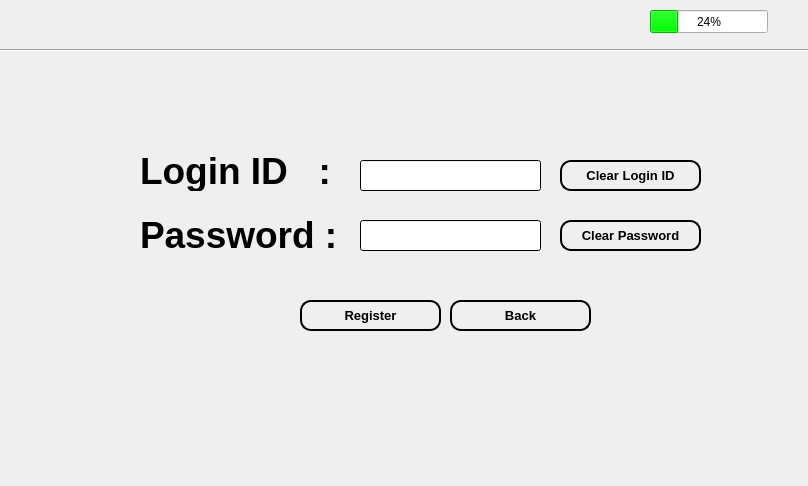
<?xml version="1.0" encoding="UTF-8"?>
<ui version="4.0">
 <class>RegisterClinicianGui</class>
 <widget class="QWidget" name="RegisterClinicianGui">
  <property name="geometry">
   <rect>
    <x>0</x>
    <y>0</y>
    <width>808</width>
    <height>486</height>
   </rect>
  </property>
  <property name="palette">
   <palette>
    <active>
     <colorrole role="Highlight">
      <brush brushstyle="SolidPattern">
       <color alpha="255">
        <red>0</red>
        <green>0</green>
        <blue>0</blue>
       </color>
      </brush>
     </colorrole>
     <colorrole role="HighlightedText">
      <brush brushstyle="SolidPattern">
       <color alpha="255">
        <red>0</red>
        <green>0</green>
        <blue>0</blue>
       </color>
      </brush>
     </colorrole>
     <colorrole role="Link">
      <brush brushstyle="SolidPattern">
       <color alpha="255">
        <red>0</red>
        <green>0</green>
        <blue>0</blue>
       </color>
      </brush>
     </colorrole>
     <colorrole role="ToolTipBase">
      <brush brushstyle="SolidPattern">
       <color alpha="255">
        <red>0</red>
        <green>0</green>
        <blue>0</blue>
       </color>
      </brush>
     </colorrole>
    </active>
    <inactive>
     <colorrole role="Highlight">
      <brush brushstyle="SolidPattern">
       <color alpha="255">
        <red>0</red>
        <green>0</green>
        <blue>0</blue>
       </color>
      </brush>
     </colorrole>
     <colorrole role="HighlightedText">
      <brush brushstyle="SolidPattern">
       <color alpha="255">
        <red>0</red>
        <green>0</green>
        <blue>0</blue>
       </color>
      </brush>
     </colorrole>
     <colorrole role="Link">
      <brush brushstyle="SolidPattern">
       <color alpha="255">
        <red>0</red>
        <green>0</green>
        <blue>0</blue>
       </color>
      </brush>
     </colorrole>
     <colorrole role="ToolTipBase">
      <brush brushstyle="SolidPattern">
       <color alpha="255">
        <red>0</red>
        <green>0</green>
        <blue>0</blue>
       </color>
      </brush>
     </colorrole>
    </inactive>
    <disabled>
     <colorrole role="Highlight">
      <brush brushstyle="SolidPattern">
       <color alpha="255">
        <red>51</red>
        <green>153</green>
        <blue>255</blue>
       </color>
      </brush>
     </colorrole>
     <colorrole role="HighlightedText">
      <brush brushstyle="SolidPattern">
       <color alpha="255">
        <red>0</red>
        <green>0</green>
        <blue>0</blue>
       </color>
      </brush>
     </colorrole>
     <colorrole role="Link">
      <brush brushstyle="SolidPattern">
       <color alpha="255">
        <red>0</red>
        <green>0</green>
        <blue>0</blue>
       </color>
      </brush>
     </colorrole>
     <colorrole role="ToolTipBase">
      <brush brushstyle="SolidPattern">
       <color alpha="255">
        <red>0</red>
        <green>0</green>
        <blue>0</blue>
       </color>
      </brush>
     </colorrole>
    </disabled>
   </palette>
  </property>
  <property name="windowTitle">
   <string>Form</string>
  </property>
  <widget class="QLabel" name="label">
   <property name="geometry">
    <rect>
     <x>330</x>
     <y>270</y>
     <width>191</width>
     <height>16</height>
    </rect>
   </property>
   <property name="text">
    <string/>
   </property>
  </widget>
  <widget class="QProgressBar" name="progressBar">
   <property name="geometry">
    <rect>
     <x>650</x>
     <y>10</y>
     <width>118</width>
     <height>23</height>
    </rect>
   </property>
   <property name="palette">
    <palette>
     <active>
      <colorrole role="WindowText">
       <brush brushstyle="SolidPattern">
        <color alpha="255">
         <red>0</red>
         <green>0</green>
         <blue>0</blue>
        </color>
       </brush>
      </colorrole>
      <colorrole role="Text">
       <brush brushstyle="SolidPattern">
        <color alpha="255">
         <red>0</red>
         <green>0</green>
         <blue>0</blue>
        </color>
       </brush>
      </colorrole>
      <colorrole role="Highlight">
       <brush brushstyle="SolidPattern">
        <color alpha="255">
         <red>0</red>
         <green>255</green>
         <blue>0</blue>
        </color>
       </brush>
      </colorrole>
      <colorrole role="ToolTipText">
       <brush brushstyle="SolidPattern">
        <color alpha="255">
         <red>255</red>
         <green>255</green>
         <blue>255</blue>
        </color>
       </brush>
      </colorrole>
     </active>
     <inactive>
      <colorrole role="WindowText">
       <brush brushstyle="SolidPattern">
        <color alpha="255">
         <red>0</red>
         <green>0</green>
         <blue>0</blue>
        </color>
       </brush>
      </colorrole>
      <colorrole role="Text">
       <brush brushstyle="SolidPattern">
        <color alpha="255">
         <red>0</red>
         <green>0</green>
         <blue>0</blue>
        </color>
       </brush>
      </colorrole>
      <colorrole role="Highlight">
       <brush brushstyle="SolidPattern">
        <color alpha="255">
         <red>0</red>
         <green>255</green>
         <blue>0</blue>
        </color>
       </brush>
      </colorrole>
      <colorrole role="ToolTipText">
       <brush brushstyle="SolidPattern">
        <color alpha="255">
         <red>255</red>
         <green>255</green>
         <blue>255</blue>
        </color>
       </brush>
      </colorrole>
     </inactive>
     <disabled>
      <colorrole role="WindowText">
       <brush brushstyle="SolidPattern">
        <color alpha="255">
         <red>120</red>
         <green>120</green>
         <blue>120</blue>
        </color>
       </brush>
      </colorrole>
      <colorrole role="Text">
       <brush brushstyle="SolidPattern">
        <color alpha="255">
         <red>120</red>
         <green>120</green>
         <blue>120</blue>
        </color>
       </brush>
      </colorrole>
      <colorrole role="Highlight">
       <brush brushstyle="SolidPattern">
        <color alpha="255">
         <red>51</red>
         <green>153</green>
         <blue>255</blue>
        </color>
       </brush>
      </colorrole>
      <colorrole role="ToolTipText">
       <brush brushstyle="SolidPattern">
        <color alpha="255">
         <red>255</red>
         <green>255</green>
         <blue>255</blue>
        </color>
       </brush>
      </colorrole>
     </disabled>
    </palette>
   </property>
   <property name="value">
    <number>24</number>
   </property>
  </widget>
  <widget class="QLabel" name="Date">
   <property name="geometry">
    <rect>
     <x>20</x>
     <y>10</y>
     <width>191</width>
     <height>31</height>
    </rect>
   </property>
   <property name="palette">
    <palette>
     <active>
      <colorrole role="WindowText">
       <brush brushstyle="SolidPattern">
        <color alpha="255">
         <red>0</red>
         <green>0</green>
         <blue>0</blue>
        </color>
       </brush>
      </colorrole>
      <colorrole role="Text">
       <brush brushstyle="SolidPattern">
        <color alpha="255">
         <red>0</red>
         <green>0</green>
         <blue>0</blue>
        </color>
       </brush>
      </colorrole>
      <colorrole role="LinkVisited">
       <brush brushstyle="SolidPattern">
        <color alpha="255">
         <red>0</red>
         <green>0</green>
         <blue>0</blue>
        </color>
       </brush>
      </colorrole>
      <colorrole role="ToolTipText">
       <brush brushstyle="SolidPattern">
        <color alpha="255">
         <red>255</red>
         <green>255</green>
         <blue>255</blue>
        </color>
       </brush>
      </colorrole>
     </active>
     <inactive>
      <colorrole role="WindowText">
       <brush brushstyle="SolidPattern">
        <color alpha="255">
         <red>0</red>
         <green>0</green>
         <blue>0</blue>
        </color>
       </brush>
      </colorrole>
      <colorrole role="Text">
       <brush brushstyle="SolidPattern">
        <color alpha="255">
         <red>0</red>
         <green>0</green>
         <blue>0</blue>
        </color>
       </brush>
      </colorrole>
      <colorrole role="LinkVisited">
       <brush brushstyle="SolidPattern">
        <color alpha="255">
         <red>0</red>
         <green>0</green>
         <blue>0</blue>
        </color>
       </brush>
      </colorrole>
      <colorrole role="ToolTipText">
       <brush brushstyle="SolidPattern">
        <color alpha="255">
         <red>255</red>
         <green>255</green>
         <blue>255</blue>
        </color>
       </brush>
      </colorrole>
     </inactive>
     <disabled>
      <colorrole role="WindowText">
       <brush brushstyle="SolidPattern">
        <color alpha="255">
         <red>120</red>
         <green>120</green>
         <blue>120</blue>
        </color>
       </brush>
      </colorrole>
      <colorrole role="Text">
       <brush brushstyle="SolidPattern">
        <color alpha="255">
         <red>120</red>
         <green>120</green>
         <blue>120</blue>
        </color>
       </brush>
      </colorrole>
      <colorrole role="LinkVisited">
       <brush brushstyle="SolidPattern">
        <color alpha="255">
         <red>0</red>
         <green>0</green>
         <blue>0</blue>
        </color>
       </brush>
      </colorrole>
      <colorrole role="ToolTipText">
       <brush brushstyle="SolidPattern">
        <color alpha="255">
         <red>255</red>
         <green>255</green>
         <blue>255</blue>
        </color>
       </brush>
      </colorrole>
     </disabled>
    </palette>
   </property>
   <property name="font">
    <font>
     <pointsize>14</pointsize>
     <weight>75</weight>
     <bold>true</bold>
    </font>
   </property>
   <property name="text">
    <string/>
   </property>
  </widget>
  <widget class="Line" name="line">
   <property name="geometry">
    <rect>
     <x>0</x>
     <y>40</y>
     <width>811</width>
     <height>20</height>
    </rect>
   </property>
   <property name="font">
    <font>
     <weight>75</weight>
     <bold>true</bold>
    </font>
   </property>
   <property name="orientation">
    <enum>Qt::Horizontal</enum>
   </property>
  </widget>
  <widget class="QLabel" name="Time">
   <property name="geometry">
    <rect>
     <x>340</x>
     <y>10</y>
     <width>181</width>
     <height>31</height>
    </rect>
   </property>
   <property name="palette">
    <palette>
     <active>
      <colorrole role="WindowText">
       <brush brushstyle="SolidPattern">
        <color alpha="255">
         <red>0</red>
         <green>0</green>
         <blue>0</blue>
        </color>
       </brush>
      </colorrole>
      <colorrole role="Text">
       <brush brushstyle="SolidPattern">
        <color alpha="255">
         <red>0</red>
         <green>0</green>
         <blue>0</blue>
        </color>
       </brush>
      </colorrole>
      <colorrole role="ToolTipText">
       <brush brushstyle="SolidPattern">
        <color alpha="255">
         <red>255</red>
         <green>255</green>
         <blue>255</blue>
        </color>
       </brush>
      </colorrole>
     </active>
     <inactive>
      <colorrole role="WindowText">
       <brush brushstyle="SolidPattern">
        <color alpha="255">
         <red>0</red>
         <green>0</green>
         <blue>0</blue>
        </color>
       </brush>
      </colorrole>
      <colorrole role="Text">
       <brush brushstyle="SolidPattern">
        <color alpha="255">
         <red>0</red>
         <green>0</green>
         <blue>0</blue>
        </color>
       </brush>
      </colorrole>
      <colorrole role="ToolTipText">
       <brush brushstyle="SolidPattern">
        <color alpha="255">
         <red>255</red>
         <green>255</green>
         <blue>255</blue>
        </color>
       </brush>
      </colorrole>
     </inactive>
     <disabled>
      <colorrole role="WindowText">
       <brush brushstyle="SolidPattern">
        <color alpha="255">
         <red>120</red>
         <green>120</green>
         <blue>120</blue>
        </color>
       </brush>
      </colorrole>
      <colorrole role="Text">
       <brush brushstyle="SolidPattern">
        <color alpha="255">
         <red>120</red>
         <green>120</green>
         <blue>120</blue>
        </color>
       </brush>
      </colorrole>
      <colorrole role="ToolTipText">
       <brush brushstyle="SolidPattern">
        <color alpha="255">
         <red>255</red>
         <green>255</green>
         <blue>255</blue>
        </color>
       </brush>
      </colorrole>
     </disabled>
    </palette>
   </property>
   <property name="font">
    <font>
     <pointsize>14</pointsize>
     <weight>75</weight>
     <bold>true</bold>
    </font>
   </property>
   <property name="text">
    <string/>
   </property>
  </widget>
  <widget class="QPushButton" name="ClearPassword">
   <property name="geometry">
    <rect>
     <x>560</x>
     <y>220</y>
     <width>141</width>
     <height>31</height>
    </rect>
   </property>
   <property name="font">
    <font>
     <pointsize>10</pointsize>
     <weight>75</weight>
     <bold>true</bold>
    </font>
   </property>
   <property name="styleSheet">
    <string notr="true">color: #000000;
border: 2px solid #000;
border-radius: 11px;
padding: 5px;
background: qradialgradient(cx: 0.3, cy: -0.4,
fx: 0.3, fy: -0.4,
radius: 1.35, stop: 0 #fff, stop: 1 #888);
min-width: 80px;</string>
   </property>
   <property name="text">
    <string>Clear Password</string>
   </property>
  </widget>
  <widget class="QLineEdit" name="Password">
   <property name="geometry">
    <rect>
     <x>360</x>
     <y>220</y>
     <width>181</width>
     <height>31</height>
    </rect>
   </property>
   <property name="palette">
    <palette>
     <active>
      <colorrole role="Text">
       <brush brushstyle="SolidPattern">
        <color alpha="255">
         <red>0</red>
         <green>0</green>
         <blue>0</blue>
        </color>
       </brush>
      </colorrole>
      <colorrole role="Base">
       <brush brushstyle="SolidPattern">
        <color alpha="255">
         <red>255</red>
         <green>255</green>
         <blue>255</blue>
        </color>
       </brush>
      </colorrole>
      <colorrole role="Window">
       <brush brushstyle="SolidPattern">
        <color alpha="255">
         <red>0</red>
         <green>0</green>
         <blue>0</blue>
        </color>
       </brush>
      </colorrole>
      <colorrole role="Highlight">
       <brush brushstyle="SolidPattern">
        <color alpha="255">
         <red>0</red>
         <green>0</green>
         <blue>0</blue>
        </color>
       </brush>
      </colorrole>
     </active>
     <inactive>
      <colorrole role="Text">
       <brush brushstyle="SolidPattern">
        <color alpha="255">
         <red>0</red>
         <green>0</green>
         <blue>0</blue>
        </color>
       </brush>
      </colorrole>
      <colorrole role="Base">
       <brush brushstyle="SolidPattern">
        <color alpha="255">
         <red>255</red>
         <green>255</green>
         <blue>255</blue>
        </color>
       </brush>
      </colorrole>
      <colorrole role="Window">
       <brush brushstyle="SolidPattern">
        <color alpha="255">
         <red>0</red>
         <green>0</green>
         <blue>0</blue>
        </color>
       </brush>
      </colorrole>
      <colorrole role="Highlight">
       <brush brushstyle="SolidPattern">
        <color alpha="255">
         <red>0</red>
         <green>0</green>
         <blue>0</blue>
        </color>
       </brush>
      </colorrole>
     </inactive>
     <disabled>
      <colorrole role="Text">
       <brush brushstyle="SolidPattern">
        <color alpha="255">
         <red>0</red>
         <green>0</green>
         <blue>0</blue>
        </color>
       </brush>
      </colorrole>
      <colorrole role="Base">
       <brush brushstyle="SolidPattern">
        <color alpha="255">
         <red>0</red>
         <green>0</green>
         <blue>0</blue>
        </color>
       </brush>
      </colorrole>
      <colorrole role="Window">
       <brush brushstyle="SolidPattern">
        <color alpha="255">
         <red>0</red>
         <green>0</green>
         <blue>0</blue>
        </color>
       </brush>
      </colorrole>
      <colorrole role="Highlight">
       <brush brushstyle="SolidPattern">
        <color alpha="255">
         <red>51</red>
         <green>153</green>
         <blue>255</blue>
        </color>
       </brush>
      </colorrole>
     </disabled>
    </palette>
   </property>
   <property name="font">
    <font>
     <pointsize>14</pointsize>
    </font>
   </property>
   <property name="focusPolicy">
    <enum>Qt::StrongFocus</enum>
   </property>
   <property name="text">
    <string/>
   </property>
  </widget>
  <widget class="QLabel" name="PasswordLabel">
   <property name="geometry">
    <rect>
     <x>140</x>
     <y>220</y>
     <width>211</width>
     <height>29</height>
    </rect>
   </property>
   <property name="font">
    <font>
     <pointsize>28</pointsize>
     <weight>75</weight>
     <bold>true</bold>
    </font>
   </property>
   <property name="text">
    <string>Password :</string>
   </property>
  </widget>
  <widget class="QLabel" name="loginlabel">
   <property name="geometry">
    <rect>
     <x>140</x>
     <y>150</y>
     <width>211</width>
     <height>41</height>
    </rect>
   </property>
   <property name="font">
    <font>
     <pointsize>28</pointsize>
     <weight>75</weight>
     <bold>true</bold>
    </font>
   </property>
   <property name="text">
    <string>Login ID   :</string>
   </property>
  </widget>
  <widget class="QPushButton" name="ClearID">
   <property name="geometry">
    <rect>
     <x>560</x>
     <y>160</y>
     <width>141</width>
     <height>31</height>
    </rect>
   </property>
   <property name="font">
    <font>
     <pointsize>10</pointsize>
     <weight>75</weight>
     <bold>true</bold>
    </font>
   </property>
   <property name="styleSheet">
    <string notr="true">color: #000000;
border: 2px solid #000;
border-radius: 11px;
padding: 5px;
background: qradialgradient(cx: 0.3, cy: -0.4,
fx: 0.3, fy: -0.4,
radius: 1.35, stop: 0 #fff, stop: 1 #888);
min-width: 80px;</string>
   </property>
   <property name="text">
    <string>Clear Login ID</string>
   </property>
  </widget>
  <widget class="QLineEdit" name="loginid">
   <property name="geometry">
    <rect>
     <x>360</x>
     <y>160</y>
     <width>181</width>
     <height>31</height>
    </rect>
   </property>
   <property name="palette">
    <palette>
     <active>
      <colorrole role="Text">
       <brush brushstyle="SolidPattern">
        <color alpha="255">
         <red>0</red>
         <green>0</green>
         <blue>0</blue>
        </color>
       </brush>
      </colorrole>
      <colorrole role="Base">
       <brush brushstyle="SolidPattern">
        <color alpha="255">
         <red>255</red>
         <green>255</green>
         <blue>255</blue>
        </color>
       </brush>
      </colorrole>
      <colorrole role="Window">
       <brush brushstyle="SolidPattern">
        <color alpha="255">
         <red>0</red>
         <green>0</green>
         <blue>0</blue>
        </color>
       </brush>
      </colorrole>
      <colorrole role="Highlight">
       <brush brushstyle="SolidPattern">
        <color alpha="255">
         <red>0</red>
         <green>0</green>
         <blue>0</blue>
        </color>
       </brush>
      </colorrole>
     </active>
     <inactive>
      <colorrole role="Text">
       <brush brushstyle="SolidPattern">
        <color alpha="255">
         <red>0</red>
         <green>0</green>
         <blue>0</blue>
        </color>
       </brush>
      </colorrole>
      <colorrole role="Base">
       <brush brushstyle="SolidPattern">
        <color alpha="255">
         <red>255</red>
         <green>255</green>
         <blue>255</blue>
        </color>
       </brush>
      </colorrole>
      <colorrole role="Window">
       <brush brushstyle="SolidPattern">
        <color alpha="255">
         <red>0</red>
         <green>0</green>
         <blue>0</blue>
        </color>
       </brush>
      </colorrole>
      <colorrole role="Highlight">
       <brush brushstyle="SolidPattern">
        <color alpha="255">
         <red>0</red>
         <green>0</green>
         <blue>0</blue>
        </color>
       </brush>
      </colorrole>
     </inactive>
     <disabled>
      <colorrole role="Text">
       <brush brushstyle="SolidPattern">
        <color alpha="255">
         <red>0</red>
         <green>0</green>
         <blue>0</blue>
        </color>
       </brush>
      </colorrole>
      <colorrole role="Base">
       <brush brushstyle="SolidPattern">
        <color alpha="255">
         <red>0</red>
         <green>0</green>
         <blue>0</blue>
        </color>
       </brush>
      </colorrole>
      <colorrole role="Window">
       <brush brushstyle="SolidPattern">
        <color alpha="255">
         <red>0</red>
         <green>0</green>
         <blue>0</blue>
        </color>
       </brush>
      </colorrole>
      <colorrole role="Highlight">
       <brush brushstyle="SolidPattern">
        <color alpha="255">
         <red>51</red>
         <green>153</green>
         <blue>255</blue>
        </color>
       </brush>
      </colorrole>
     </disabled>
    </palette>
   </property>
   <property name="font">
    <font>
     <pointsize>14</pointsize>
    </font>
   </property>
   <property name="focusPolicy">
    <enum>Qt::StrongFocus</enum>
   </property>
   <property name="text">
    <string/>
   </property>
  </widget>
  <widget class="QPushButton" name="Back">
   <property name="geometry">
    <rect>
     <x>450</x>
     <y>300</y>
     <width>141</width>
     <height>31</height>
    </rect>
   </property>
   <property name="font">
    <font>
     <pointsize>10</pointsize>
     <weight>75</weight>
     <bold>true</bold>
    </font>
   </property>
   <property name="styleSheet">
    <string notr="true">color: #000000;
border: 2px solid #000;
border-radius: 11px;
padding: 5px;
background: qradialgradient(cx: 0.3, cy: -0.4,
fx: 0.3, fy: -0.4,
radius: 1.35, stop: 0 #fff, stop: 1 #888);
min-width: 80px;</string>
   </property>
   <property name="text">
    <string>Back</string>
   </property>
  </widget>
  <widget class="QPushButton" name="Register">
   <property name="geometry">
    <rect>
     <x>300</x>
     <y>300</y>
     <width>141</width>
     <height>31</height>
    </rect>
   </property>
   <property name="font">
    <font>
     <pointsize>10</pointsize>
     <weight>75</weight>
     <bold>true</bold>
    </font>
   </property>
   <property name="styleSheet">
    <string notr="true">color: #000000;
border: 2px solid #000;
border-radius: 11px;
padding: 5px;
background: qradialgradient(cx: 0.3, cy: -0.4,
fx: 0.3, fy: -0.4,
radius: 1.35, stop: 0 #fff, stop: 1 #888);
min-width: 80px;</string>
   </property>
   <property name="text">
    <string>Register</string>
   </property>
  </widget>
 </widget>
 <resources/>
 <connections/>
</ui>
